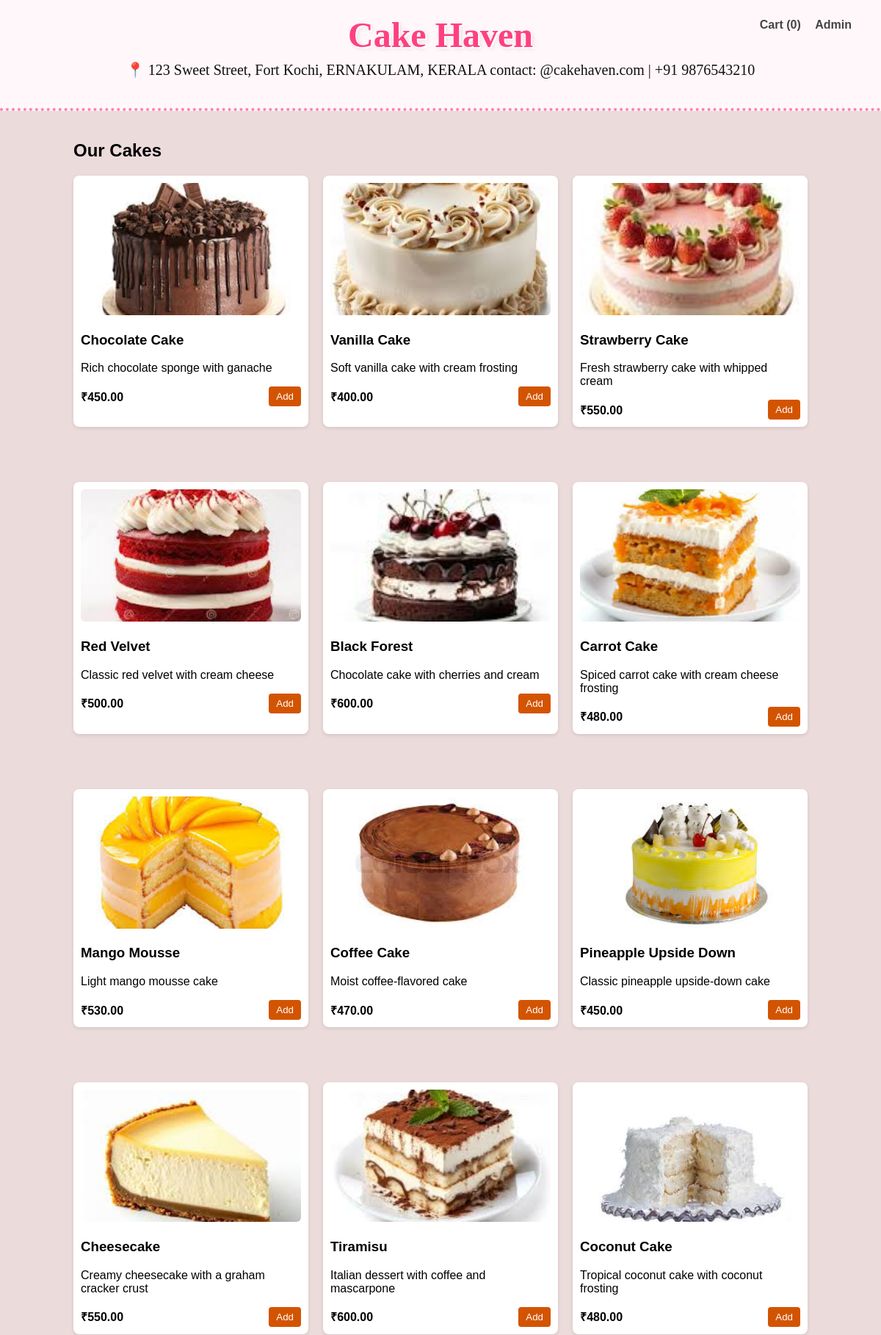
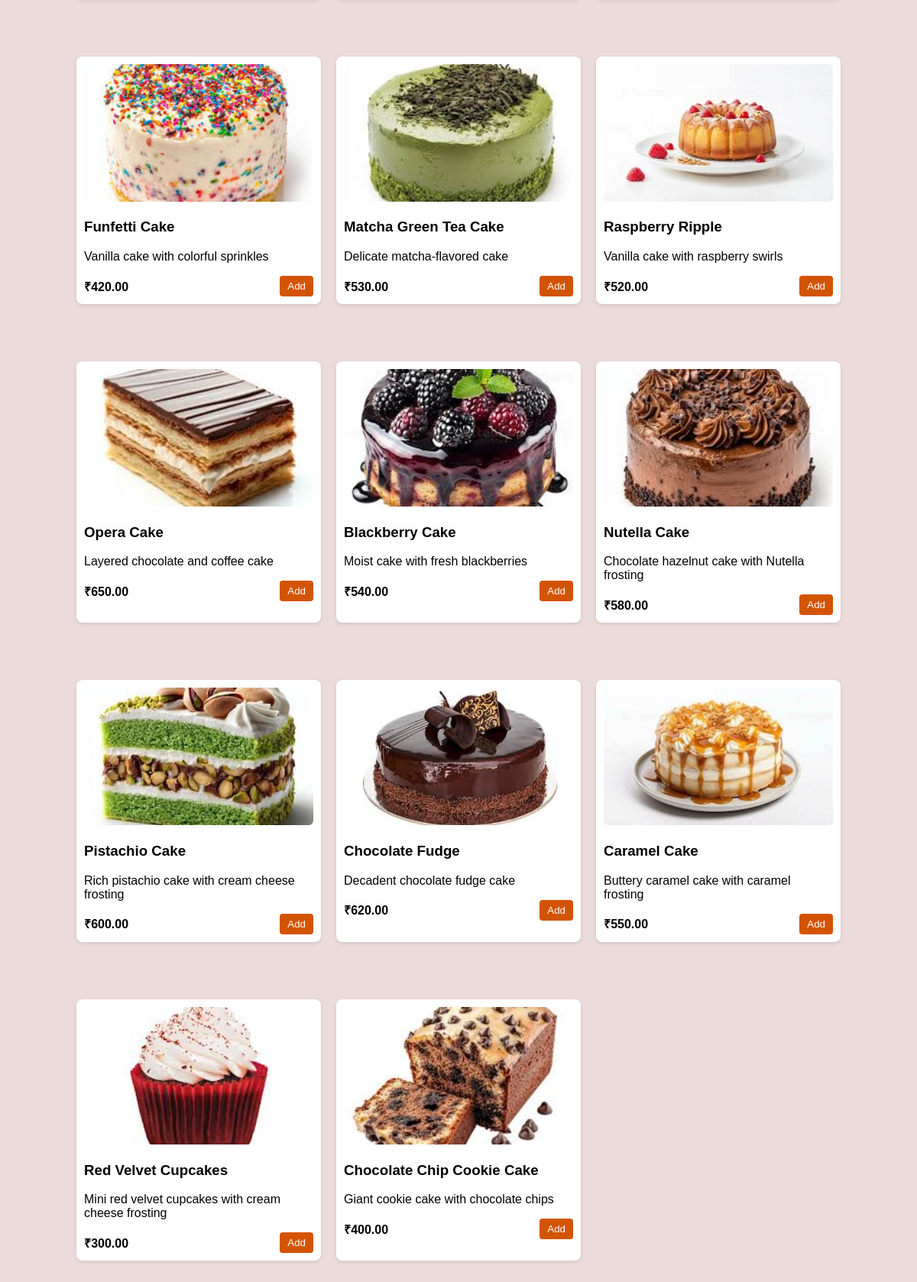
The page / on the database its author committed (2 pictures, top to bottom).
### tables this page shows
CREATE TABLE cakes(
 id INT AUTO_INCREMENT PRIMARY KEY,
 name VARCHAR(100), description TEXT,
 price DECIMAL(10,2), image VARCHAR(200),
 created_at TIMESTAMP DEFAULT CURRENT_TIMESTAMP
);

### config.php (called while the page is built, shortened)
<?php
function e($str) {
    return htmlspecialchars($str, ENT_QUOTES | ENT_SUBSTITUTE, 'UTF-8');
}
?>

### index.php (the view, shortened to what this page needs)
<?php
require 'config.php';
$stmt = $pdo->query("SELECT * FROM cakes ORDER BY created_at DESC");
$cakes = $stmt->fetchAll(PDO::FETCH_ASSOC);
?>
<!DOCTYPE html>
<html lang="en">
<head>
<link rel="stylesheet" href="css/styles.css">
</head>
<body>
<header class="site-header">
  <div class="header-content">
    <h1>Cake Haven</h1>
    <p class="shop-address">📍 123 Sweet Street, Fort Kochi, ERNAKULAM, KERALA
      contact: @cakehaven.com | +91 9876543210
    </p>
  </div>
  <nav>
    <a href="cart.php">Cart (<span id="cart-count">0</span>)</a>
    <a href="admin.php">Admin</a>
  </nav>
</header>
<main class="container">
  <h2>Our Cakes</h2>
  <div class="grid">
  <?php foreach($cakes as $cake): ?>
    <div class="card">
      <img src="<?php echo e($cake['image']); ?>" alt="<?php echo e($cake['name']); ?>">
      <h3><?php echo e($cake['name']); ?></h3>
      <p><?php echo e($cake['description']); ?></p>
      <div class="card-footer">
        <strong>₹<?php echo number_format($cake['price'],2); ?></strong>
  <button class="btn add-to-cart"
                data-id="<?php echo $cake['id']; ?>"
                data-name="<?php echo e($cake['name']); ?>"
                data-price="<?php echo $cake['price']; ?>">Add</button>
      </div>
    </div>
  <?php endforeach; ?>
  </div>
</main>
</body>
</html>

### css/styles.css (style rules this page uses)
body { font-family:Arial;margin:0;background:#fafafa; }
.container { max-width:1000px;margin:auto;padding:20px; }
.site-header { background: #fff7f9; border-bottom: 4px dotted #ff80ab; text-align: center; padding: 20px 0; }
.site-header h1 { font-family: 'Lobster', cursive; font-size: 48px; color: #ff4081; margin: 0; text-shadow: 2px 2px 0 #fff, 3px 3px 6px rgba(0,0,0,0.1); }
.shop-address { font-family: 'Dancing Script', cursive; font-size: 20px; color: #101010; margin-top: 8px; }
.site-header nav { position: absolute; right: 40px; top: 25px; }
.site-header nav a { margin-left: 15px; text-decoration: none; font-size: 16px; color: #444; font-weight: bold; }
a { text-decoration:none;color:#d35400; }
.btn { background:#d35400;color:#fff;border:none;padding:6px 10px;border-radius:4px;cursor:pointer; }
.grid { display: grid; grid-template-columns: repeat(3, 1fr); gap: 20px; }
.card { background:#fff; border-radius:8px; padding:10px; box-shadow:0 2px 5px rgba(0,0,0,0.1); margin-bottom:55px; }
.card img { width:100%;height:180px;object-fit:cover;border-radius:6px; }
.card-footer { display:flex;justify-content:space-between;align-items:center;margin-top:8px; }
body { background: #ecdbdb; }

### rows shown on the page
cakes: image (picture), name "Chocolate Cake", description "Rich chocolate sponge with ganache", price "450.00"
cakes: image (picture), name "Vanilla Cake", description "Soft vanilla cake with cream frosting", price "400.00"
cakes: image (picture), name "Strawberry Cake", description "Fresh strawberry cake with whipped cream", price "550.00"
cakes: image (picture), name "Red Velvet", description "Classic red velvet with cream cheese", price "500.00"
cakes: image (picture), name "Black Forest", description "Chocolate cake with cherries and cream", price "600.00"
cakes: image (picture), name "Carrot Cake", description "Spiced carrot cake with cream cheese frosting", price "480.00"
cakes: image (picture), name "Mango Mousse", description "Light mango mousse cake", price "530.00"
cakes: image (picture), name "Coffee Cake", description "Moist coffee-flavored cake", price "470.00"
cakes: image (picture), name "Pineapple Upside Down", description "Classic pineapple upside-down cake", price "450.00"
cakes: image (picture), name "Cheesecake", description "Creamy cheesecake with a graham cracker crust", price "550.00"
cakes: image (picture), name "Tiramisu", description "Italian dessert with coffee and mascarpone", price "600.00"
cakes: image (picture), name "Coconut Cake", description "Tropical coconut cake with coconut frosting", price "480.00"
cakes: image (picture), name "Funfetti Cake", description "Vanilla cake with colorful sprinkles", price "420.00"
cakes: image (picture), name "Matcha Green Tea Cake", description "Delicate matcha-flavored cake", price "530.00"
cakes: image (picture), name "Raspberry Ripple", description "Vanilla cake with raspberry swirls", price "520.00"
cakes: image (picture), name "Opera Cake", description "Layered chocolate and coffee cake", price "650.00"
cakes: image (picture), name "Blackberry Cake", description "Moist cake with fresh blackberries", price "540.00"
cakes: image (picture), name "Nutella Cake", description "Chocolate hazelnut cake with Nutella frosting", price "580.00"
cakes: image (picture), name "Pistachio Cake", description "Rich pistachio cake with cream cheese frosting", price "600.00"
cakes: image (picture), name "Chocolate Fudge", description "Decadent chocolate fudge cake", price "620.00"
cakes: image (picture), name "Caramel Cake", description "Buttery caramel cake with caramel frosting", price "550.00"
cakes: image (picture), name "Red Velvet Cupcakes", description "Mini red velvet cupcakes with cream cheese frosting", price "300.00"
cakes: image (picture), name "Chocolate Chip Cookie Cake", description "Giant cookie cake with chocolate chips", price "400.00"
